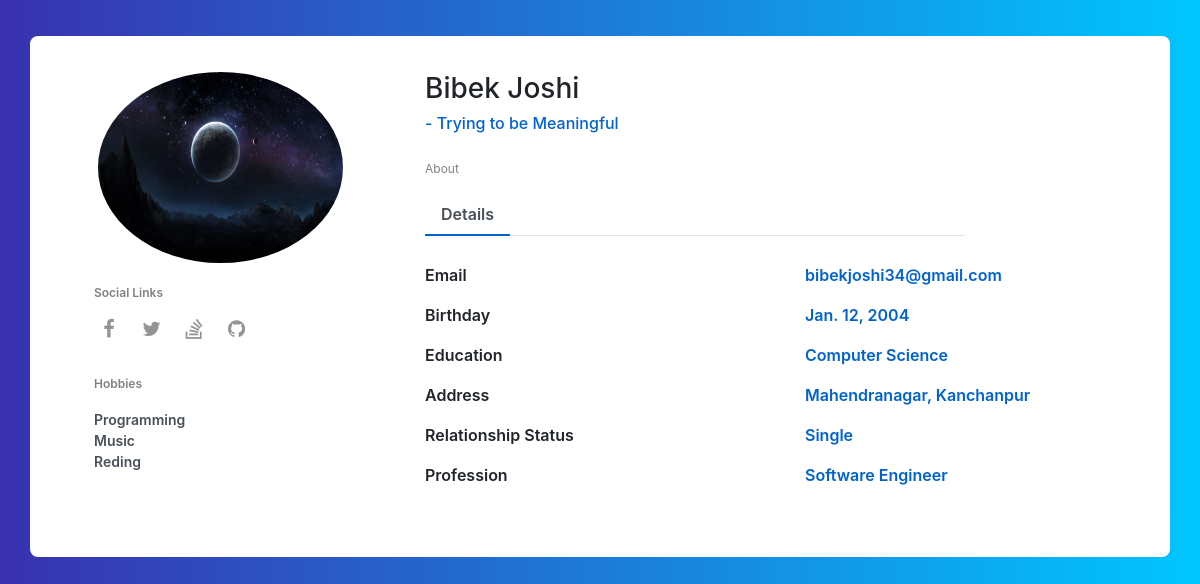
The page / on the database its author committed.
### app/models.py (models this page shows, shortened)
class Profile(models.Model):
    full_name = models.CharField(max_length=100)
    profile_pic = models.ImageField(null=True, blank=True)
    address = models.CharField(max_length=150)
    relationship = models.CharField(choices=relations, max_length=20, default='Single')
    bio = models.CharField(max_length=150, null=True)
    about = models.TextField(blank=True)
    education = models.CharField(max_length=75, blank=True)
    email = models.CharField(max_length=50)
    birth_date = models.DateField()
    profession = models.CharField(max_length=50, blank=True)
    facebook_url = models.URLField(max_length=500, blank=True)
    twitter_url = models.URLField(max_length=500, blank=True)
    stack_url = models.URLField(max_length=500, blank=True)
    github_url = models.URLField(max_length=500, blank=True)

class Hobbies(models.Model):
    profile = models.ForeignKey(Profile, on_delete=models.CASCADE)
    title = models.CharField(max_length=250)
    link = models.URLField(blank=True, null=True)

### app/views.py (the view)
# urls.py: path('', views.profile, name='profile'),
def profile(request):
    details = Profile.objects.first()
    context = {
        'profile': details,
        'hobbies': Hobbies.objects.filter(profile=details)
    }
    return render(request, 'app/profile.html', context)

### app/templates/app/profile.html (shortened to what this page needs)
<htmL>
<link href="//maxcdn.bootstrapcdn.com/bootstrap/4.1.1/css/bootstrap.min.css" rel="stylesheet" id="bootstrap-css">
<link href="https://maxcdn.bootstrapcdn.com/font-awesome/4.3.0/css/font-awesome.min.css" rel="stylesheet">
<body>
<div class="container emp-profile">
    <div class="row">
        <div class="col-md-4">
            <div class="profile-img">
                <img src="{{profile.profile_pic.url}}" alt="Admin" class="rounded-circle" width="auto">
            </div>
        </div>
        <div class="col-md-6">
            <div class="profile-head">
                        <h3>
                            {{profile.full_name}}
                        </h3>
                        <h6>
                           - {{profile.bio}}
                        </h6>
                        <p class="proile-rating">About</p>
                <ul class="nav nav-tabs" id="myTab" role="tablist">
                    <li class="nav-item">
                        <a class="nav-link active" id="home-tab" data-toggle="tab" href="#home" role="tab" aria-controls="home" aria-selected="true">Details</a>
                    </li>
                </ul>
            </div>
        </div>
        <a href="{% url 'edit-profile' %}" style=""> <div class="col-md-2"><input type="submit" class="profile-edit-btn" name="btnAddMore" value="Edit Profile"/>
           </div> </a>
    </div>
    <div class="row">
        <div class="col-md-4">
            <div class="profile-work">
                <p>Social Links </p>
                <ul class="social-links list-inline">
                    <li class="list-inline-item"><a title="" data-placement="top" data-toggle="tooltip" class="tooltips" href="{{profile.facebook_url}}" target="_blank" data-original-title="Facebook"><i class="fa fa-facebook"></i></a></li>
                    <li class="list-inline-item"><a title="" data-placement="top" data-toggle="tooltip" class="tooltips" href="{{profile.twitter_url}}" target="_blank" data-original-title="Twitter"><i class="fa fa-twitter"></i></a></li>
                    <li class="list-inline-item"><a title="" data-placement="top" data-toggle="tooltip" class="tooltips" href="{{profile.stack_url}}" target="_blank" data-original-title="Skype"><i class="fa fa-stack-overflow"></i></a></li>
                    <li class="list-inline-item"><a title="" data-placement="top" data-toggle="tooltip" class="tooltips" href="{{profile.github_url}}" target="_blank" data-original-title="Skype"><i class="fa fa-github"></i></a></li>
                </ul>
                <p>Hobbies</p>
                {% for hob in hobbies %}
                    <a href="">{{ hob.title }} </a><br/>
                {% endfor %}
            </div>
        </div>
        <div class="col-md-8">
            <div class="tab-content profile-tab" id="myTabContent">
                <div class="tab-pane fade show active" id="home" role="tabpanel" aria-labelledby="home-tab">
                    <div class="row">
                        <div class="col-md-6">
                            <label>Email</label>
                        </div>
                        <div class="col-md-6">
                            <p>{{profile.email}}</p>
                        </div>
                    </div>
                    <div class="row">
                        <div class="col-md-6">
                            <label>Birthday</label>
                        </div>
                        <div class="col-md-6">
                            <p>{{profile.birth_date}} </p>
                        </div>
                    </div>
                    <div class="row">
                        <div class="col-md-6">
                            <label>Education</label>
                        </div>
                        <div class="col-md-6">
                            <p>{{profile.education}}</p>
                        </div>
                    </div>
                    <div class="row">
                        <div class="col-md-6">
                            <label>Address</label>
                        </div>
                        <div class="col-md-6">
                            <p>{{profile.address}}</p>
                        </div>
                    </div>
                    <div class="row">
                        <div class="col-md-6">
                            <label>Relationship Status</label>
                        </div>
                        <div class="col-md-6">
                            <p>{{profile.relationship}}</p>
                        </div>
                    </div>
                    <div class="row">
                        <div class="col-md-6">
                            <label>Profession</label>
                        </div>
                        <div class="col-md-6">
                            <p>{{profile.profession}}</p>
                        </div>
                    </div>
                </div>
            </div>
        </div>
    </div>
</div>
    </body>
    </html>

### app/templates/app/profile.html (style rules this page uses)
body { background: -webkit-linear-gradient(left, #3931af, #00c6ff); }
.emp-profile { padding: 3%; margin-top: 3%; margin-bottom: 3%; border-radius: 0.5rem; background: #fff; }
.profile-img { text-align: center; }
.profile-img img { width: 70%; height: 100%; }
.profile-head h6 { color: #0062cc; }
.proile-rating { font-size: 12px; color: #818182; margin-top: 5%; }
.profile-head .nav-tabs { margin-bottom:5%; }
.profile-head .nav-tabs .nav-link { font-weight:600; border: none; }
.profile-head .nav-tabs .nav-link.active { border: none; border-bottom:2px solid #0062cc; }
.profile-work { padding: 14%; margin-top: -15%; }
.profile-work p { font-size: 12px; color: #818182; font-weight: 600; margin-top: 10%; }
.profile-work a { text-decoration: none; color: #495057; font-weight: 600; font-size: 14px; }
.profile-work ul { list-style: none; }
.profile-tab label { font-weight: 600; }
.profile-tab p { font-weight: 600; color: #0062cc; }
.social-links li a { font-size: 20px; color: rgba(121, 121, 121, .8); display: inline-block; height: 30px; line-height: 27px; text-align: center; width: 30px }
.rounded-circle { max-height: 250px; max-width: 250px; }

### rows shown on the page
Profile: profile_pic (picture), full_name "Bibek Joshi", bio "Trying to be Meaningful", email "bibekjoshi34@gmail.com", birth_date "Jan. 12, 2004", education "Computer Science", address "Mahendranagar, Kanchanpur", relationship "Single", profession "Software Engineer"
Hobbies: title "Programming"
Hobbies: title "Music"
Hobbies: title "Reding"
